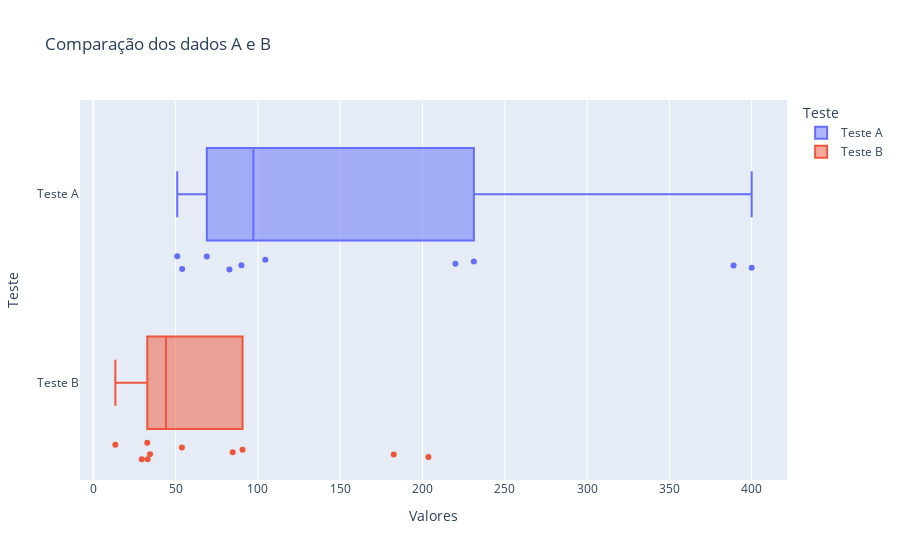
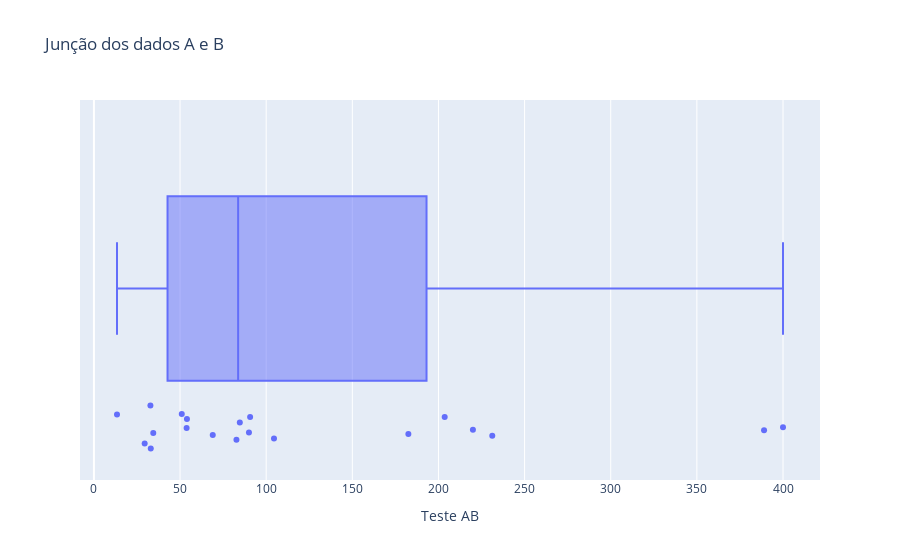

Notebook code for these charts, in order:
### Markdown cell above
##### Nestes gráficos, podemos observar os dados dos testes A e B ao mesmo tempo. Agora, os dados de A não parecem muito dispersos, porém, aqueles dois continuam extremamente afastados.

### Code cell
coluna_valores_a = teste_a.columns[0]
coluna_valores_b = teste_b.columns[0]

df = pd.DataFrame({
    'Valores': pd.concat([teste_a[coluna_valores_a], teste_b[coluna_valores_b]], ignore_index=True),
    'Teste': ['Teste A'] * len(teste_a) + ['Teste B'] * len(teste_b)
})

fig = px.box(df, x='Valores', y='Teste', color='Teste', points='all',title='Comparação dos dados A e B')
fig.show()

fig = px.box(teste_ab,x='Teste AB',points='all',title='Junção dos dados A e B')
fig.show()

### Figure 1 — Plotly figure (JSON) as saved in the notebook; plotly's stock layout.template omitted (floating-point values rounded to 4 significant figures)
{"data": [{"alignmentgroup": "True", "boxpoints": "all", "hovertemplate": "Teste=%{y}<br>Valores=%{x}<extra></extra>", "legendgroup": "Teste A", "marker": {"color": "#636efa"}, "name": "Teste A", "notched": false, "offsetgroup": "Teste A", "orientation": "h", "showlegend": true, "type": "box", "x": [220, 400, 54, 90, 389, 51, 231.2, 104.5, 82.74, 68.98], "x0": " ", "xaxis": "x", "y": ["Teste A", "Teste A", "Teste A", "Teste A", "Teste A", "Teste A", "Teste A", "Teste A", "Teste A", "Teste A"], "y0": " ", "yaxis": "y"}, {"alignmentgroup": "True", "boxpoints": "all", "hovertemplate": "Teste=%{y}<br>Valores=%{x}<extra></extra>", "legendgroup": "Teste B", "marker": {"color": "#EF553B"}, "name": "Teste B", "notched": false, "offsetgroup": "Teste B", "orientation": "h", "showlegend": true, "type": "box", "x": [90.67, 13.4, 203.6, 84.69, 33.01, 32.8, 29.46, 34.46, 53.81, 182.5], "x0": " ", "xaxis": "x", "y": ["Teste B", "Teste B", "Teste B", "Teste B", "Teste B", "Teste B", "Teste B", "Teste B", "Teste B", "Teste B"], "y0": " ", "yaxis": "y"}], "layout": {"boxmode": "overlay", "legend": {"title": {"text": "Teste"}, "tracegroupgap": 0}, "title": {"text": "Comparação dos dados A e B"}, "xaxis": {"anchor": "y", "domain": [0, 1], "title": {"text": "Valores"}}, "yaxis": {"anchor": "x", "categoryarray": ["Teste B", "Teste A"], "categoryorder": "array", "domain": [0, 1], "title": {"text": "Teste"}}}}

### Figure 2 — Plotly figure (JSON) as saved in the notebook; plotly's stock layout.template omitted (floating-point values rounded to 4 significant figures)
{"data": [{"alignmentgroup": "True", "boxpoints": "all", "hovertemplate": "Teste AB=%{x}<extra></extra>", "legendgroup": "", "marker": {"color": "#636efa"}, "name": "", "notched": false, "offsetgroup": "", "orientation": "h", "showlegend": false, "type": "box", "x": [220, 400, 54, 90, 389, 51, 231.2, 104.5, 82.74, 68.98, 90.67, 13.4, 203.6, 84.69, 33.01, 32.8, 29.46, 34.46, 53.81, 182.5], "x0": " ", "xaxis": "x", "y0": " ", "yaxis": "y"}], "layout": {"boxmode": "group", "legend": {"tracegroupgap": 0}, "title": {"text": "Junção dos dados A e B"}, "xaxis": {"anchor": "y", "domain": [0, 1], "title": {"text": "Teste AB"}}, "yaxis": {"anchor": "x", "domain": [0, 1]}}}
